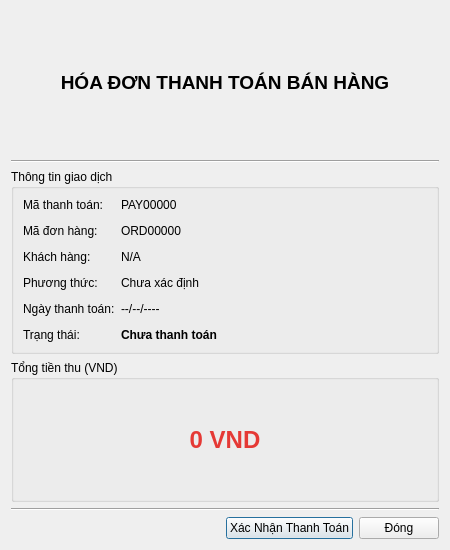
<?xml version="1.0" encoding="UTF-8"?>
<ui version="4.0">
 <class>hopThoaiThanhToanChiTiet</class>
 <widget class="QDialog" name="hopThoaiThanhToanChiTiet">
  <property name="geometry">
   <rect>
    <x>0</x>
    <y>0</y>
    <width>450</width>
    <height>550</height>
   </rect>
  </property>
  <property name="windowTitle">
   <string>Thông tin chi tiết thanh toán</string>
  </property>
  <layout class="QVBoxLayout" name="mainVerticalLayout">
   <item>
    <widget class="QLabel" name="lblHeader">
     <property name="font">
      <font>
       <pointsize>14</pointsize>
       <weight>75</weight>
       <bold>true</bold>
      </font>
     </property>
     <property name="text">
      <string>HÓA ĐƠN THANH TOÁN BÁN HÀNG</string>
     </property>
     <property name="alignment">
      <set>Qt::AlignCenter</set>
     </property>
    </widget>
   </item>
   <item>
    <widget class="Line" name="phanTuTop">
     <property name="orientation">
      <enum>Qt::Horizontal</enum>
     </property>
    </widget>
   </item>
   <item>
    <widget class="QGroupBox" name="nhomThongTin">
     <property name="title">
      <string>Thông tin giao dịch</string>
     </property>
     <layout class="QFormLayout" name="formLayout">
      <property name="verticalSpacing">
       <number>12</number>
      </property>
      <item row="0" column="0">
       <widget class="QLabel" name="lblTitlePayID">
        <property name="text">
         <string>Mã thanh toán:</string>
        </property>
       </widget>
      </item>
      <item row="0" column="1">
       <widget class="QLabel" name="lblMaTT">
        <property name="text">
         <string>PAY00000</string>
        </property>
       </widget>
      </item>
      <item row="1" column="0">
       <widget class="QLabel" name="lblTitleOrderID">
        <property name="text">
         <string>Mã đơn hàng:</string>
        </property>
       </widget>
      </item>
      <item row="1" column="1">
       <widget class="QLabel" name="lblMaDH">
        <property name="text">
         <string>ORD00000</string>
        </property>
       </widget>
      </item>
      <item row="2" column="0">
       <widget class="QLabel" name="lblTitleCustomer">
        <property name="text">
         <string>Khách hàng:</string>
        </property>
       </widget>
      </item>
      <item row="2" column="1">
       <widget class="QLabel" name="lblTenKH">
        <property name="text">
         <string>N/A</string>
        </property>
       </widget>
      </item>
      <item row="3" column="0">
       <widget class="QLabel" name="lblTitleMethod">
        <property name="text">
         <string>Phương thức:</string>
        </property>
       </widget>
      </item>
      <item row="3" column="1">
       <widget class="QLabel" name="lblPhuongThucThanhToan">
        <property name="text">
         <string>Chưa xác định</string>
        </property>
       </widget>
      </item>
      <item row="4" column="0">
       <widget class="QLabel" name="lblTitleDate">
        <property name="text">
         <string>Ngày thanh toán:</string>
        </property>
       </widget>
      </item>
      <item row="4" column="1">
       <widget class="QLabel" name="lblngayTT">
        <property name="text">
         <string>--/--/----</string>
        </property>
       </widget>
      </item>
      <item row="5" column="0">
       <widget class="QLabel" name="lblTitleStatus">
        <property name="text">
         <string>Trạng thái:</string>
        </property>
       </widget>
      </item>
      <item row="5" column="1">
       <widget class="QLabel" name="lblTrangThaiTT">
        <property name="font">
         <font>
          <weight>75</weight>
          <bold>true</bold>
         </font>
        </property>
        <property name="text">
         <string>Chưa thanh toán</string>
        </property>
       </widget>
      </item>
     </layout>
    </widget>
   </item>
   <item>
    <widget class="QGroupBox" name="nhomSoTien">
     <property name="title">
      <string>Tổng tiền thu (VND)</string>
     </property>
     <layout class="QVBoxLayout" name="amountLayout">
      <item>
       <widget class="QLabel" name="lblTongTien">
        <property name="font">
         <font>
          <pointsize>18</pointsize>
          <weight>75</weight>
          <bold>true</bold>
         </font>
        </property>
        <property name="styleSheet">
         <string notr="true">color: #E53935;</string>
        </property>
        <property name="text">
         <string>0 VND</string>
        </property>
        <property name="alignment">
         <set>Qt::AlignCenter</set>
        </property>
       </widget>
      </item>
     </layout>
    </widget>
   </item>
   <item>
    <widget class="Line" name="phanTuBottom">
     <property name="orientation">
      <enum>Qt::Horizontal</enum>
     </property>
    </widget>
   </item>
   <item>
    <layout class="QHBoxLayout" name="buttonLayout">
     <item>
      <spacer name="horizontalSpacer">
       <property name="orientation">
        <enum>Qt::Horizontal</enum>
       </property>
       <property name="sizeHint" stdset="0">
        <size>
         <width>0</width>
         <height>0</height>
        </size>
       </property>
      </spacer>
     </item>
     <item>
      <widget class="QPushButton" name="btnXacNhanTT">
       <property name="text">
        <string>Xác Nhận Thanh Toán</string>
       </property>
      </widget>
     </item>
     <item>
      <widget class="QPushButton" name="btnCloseTT">
       <property name="text">
        <string>Đóng</string>
       </property>
      </widget>
     </item>
    </layout>
   </item>
  </layout>
 </widget>
 <resources/>
 <connections/>
</ui>
